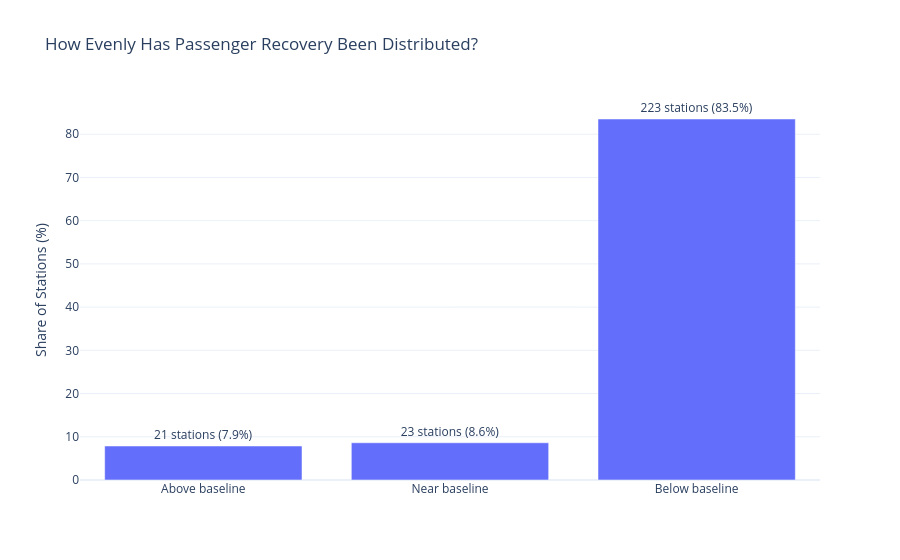

Here is the notebook cell this chart was saved with:
### Code cell
# Step 12 — Classify stations by recovery level

weekday_comparison["Recovery Group"] = pd.cut(
    weekday_comparison["Recovery Index"],
    bins=[-float("inf"), 90, 100, float("inf")],
    labels=[
        "Below baseline",
        "Near baseline",
        "Above baseline"
    ],
    right=False
)

# Count stations in each group
recovery_groups = (
    weekday_comparison["Recovery Group"]
    .value_counts()
    .reindex([
        "Above baseline",
        "Near baseline",
        "Below baseline"
    ])
    .rename("Station Count")
    .to_frame()
)

recovery_groups["Percentage (%)"] = (
    recovery_groups["Station Count"]
    / len(weekday_comparison) * 100
)

print("Station Recovery Distribution:")
print(recovery_groups.round(1))

# Save classification table
weekday_comparison.to_csv(
    TABLE_DIR / "station_recovery_classification.csv",
    index=False
)

recovery_groups.to_csv(
    TABLE_DIR / "station_recovery_groups.csv"
)


# Step 13 — Visualise recovery distribution

fig = px.bar(
    recovery_groups.reset_index(),
    x="Recovery Group",
    y="Percentage (%)",
    text="Station Count",
    title="How Evenly Has Passenger Recovery Been Distributed?",
    labels={
        "Recovery Group": "Station Recovery Category",
        "Percentage (%)": "Share of Stations"
    },
    category_orders={
        "Recovery Group": [
            "Above baseline",
            "Near baseline",
            "Below baseline"
        ]
    }
)

fig.update_traces(
    textposition="outside",
    texttemplate="%{text} stations (%{y:.1f}%)"
)

fig.update_layout(
    template="plotly_white",
    yaxis_title="Share of Stations (%)",
    xaxis_title="",
    showlegend=False
)

fig.show()

fig.write_html(
    FIGURE_DIR / "station_recovery_groups.html"
)

print("\nFiles saved successfully!")

### Figure 1 — Plotly figure (JSON) as saved in the notebook; plotly's stock layout.template omitted (floating-point values rounded to 4 significant figures)
{"data": [{"hovertemplate": "Station Recovery Category=%{x}<br>Share of Stations=%{y}<br>Station Count=%{text}<extra></extra>", "legendgroup": "", "marker": {"color": "#636efa", "pattern": {"shape": ""}}, "name": "", "orientation": "v", "showlegend": false, "text": [21.0, 23.0, 223.0], "textposition": "outside", "texttemplate": "%{text} stations (%{y:.1f}%)", "type": "bar", "x": ["Above baseline", "Near baseline", "Below baseline"], "xaxis": "x", "y": [7.865, 8.614, 83.52], "yaxis": "y"}], "layout": {"barmode": "relative", "legend": {"tracegroupgap": 0}, "showlegend": false, "title": {"text": "How Evenly Has Passenger Recovery Been Distributed?"}, "xaxis": {"anchor": "y", "categoryarray": ["Above baseline", "Near baseline", "Below baseline"], "categoryorder": "array", "domain": [0, 1], "title": {"text": ""}}, "yaxis": {"anchor": "x", "domain": [0, 1], "title": {"text": "Share of Stations (%)"}}}}
